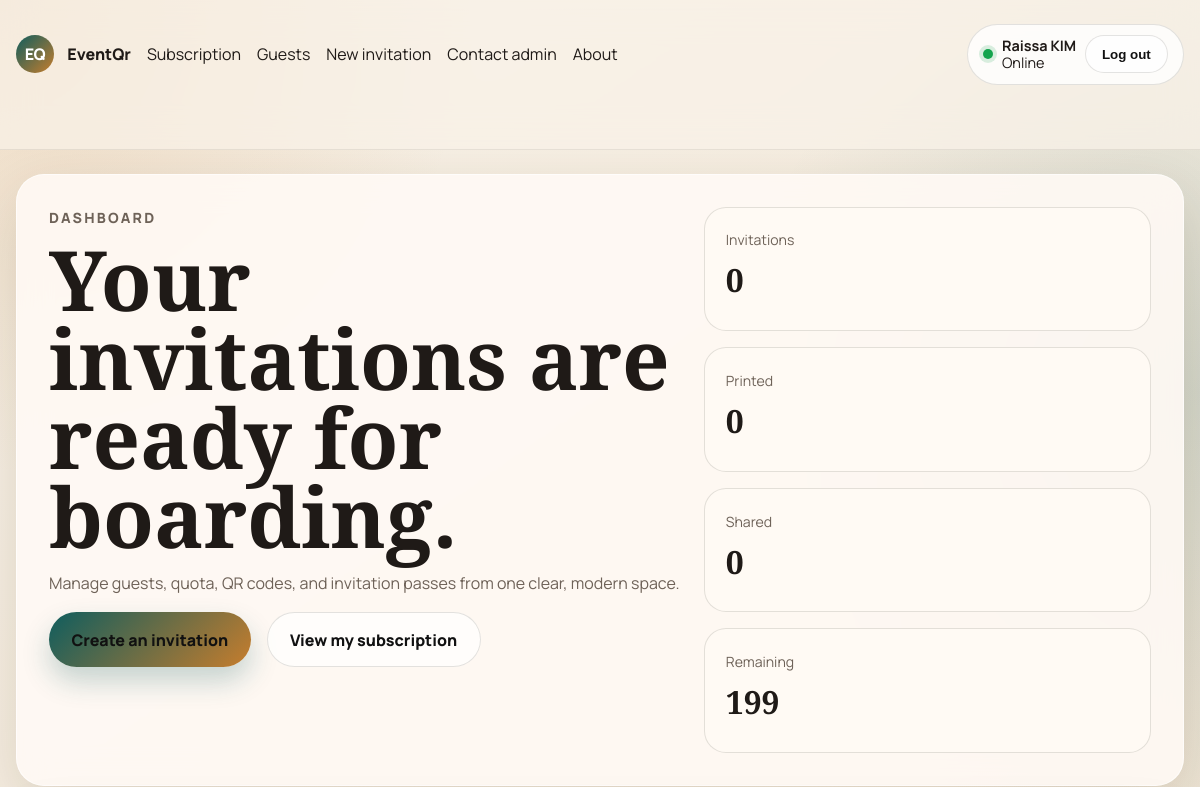
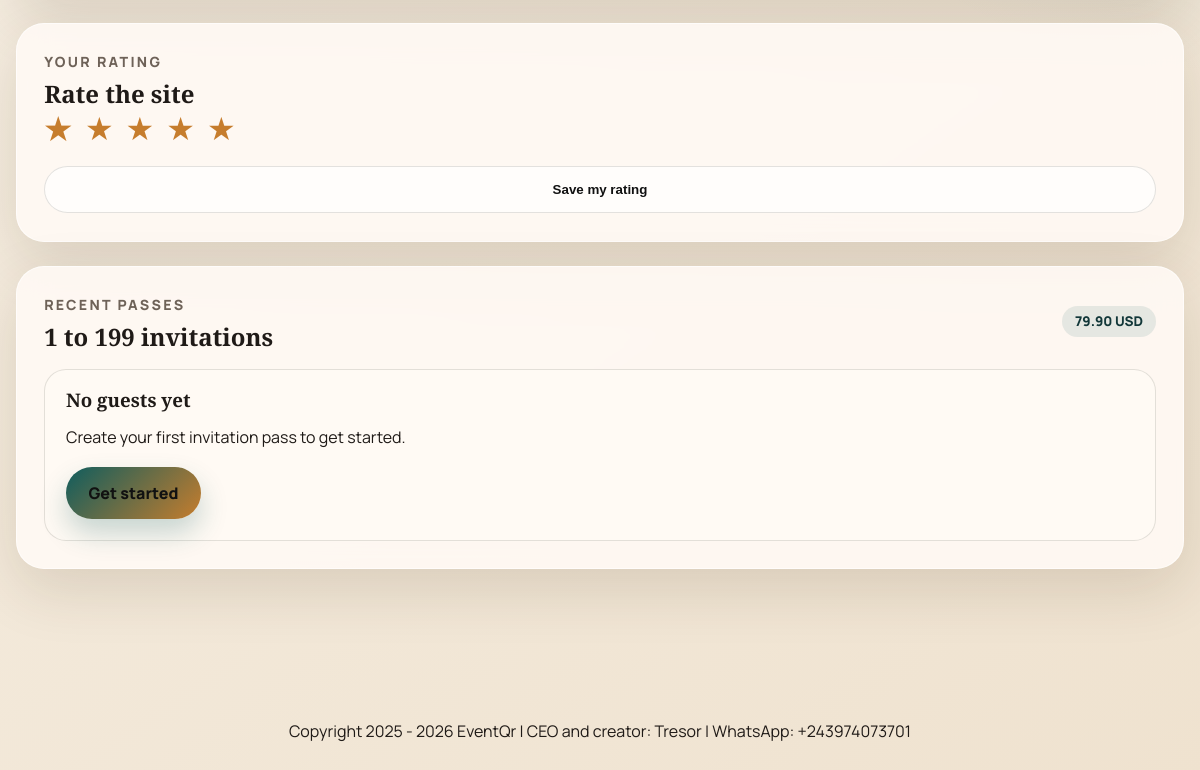
Page / (signed in) on the earlier database version (2 pictures, top to bottom).
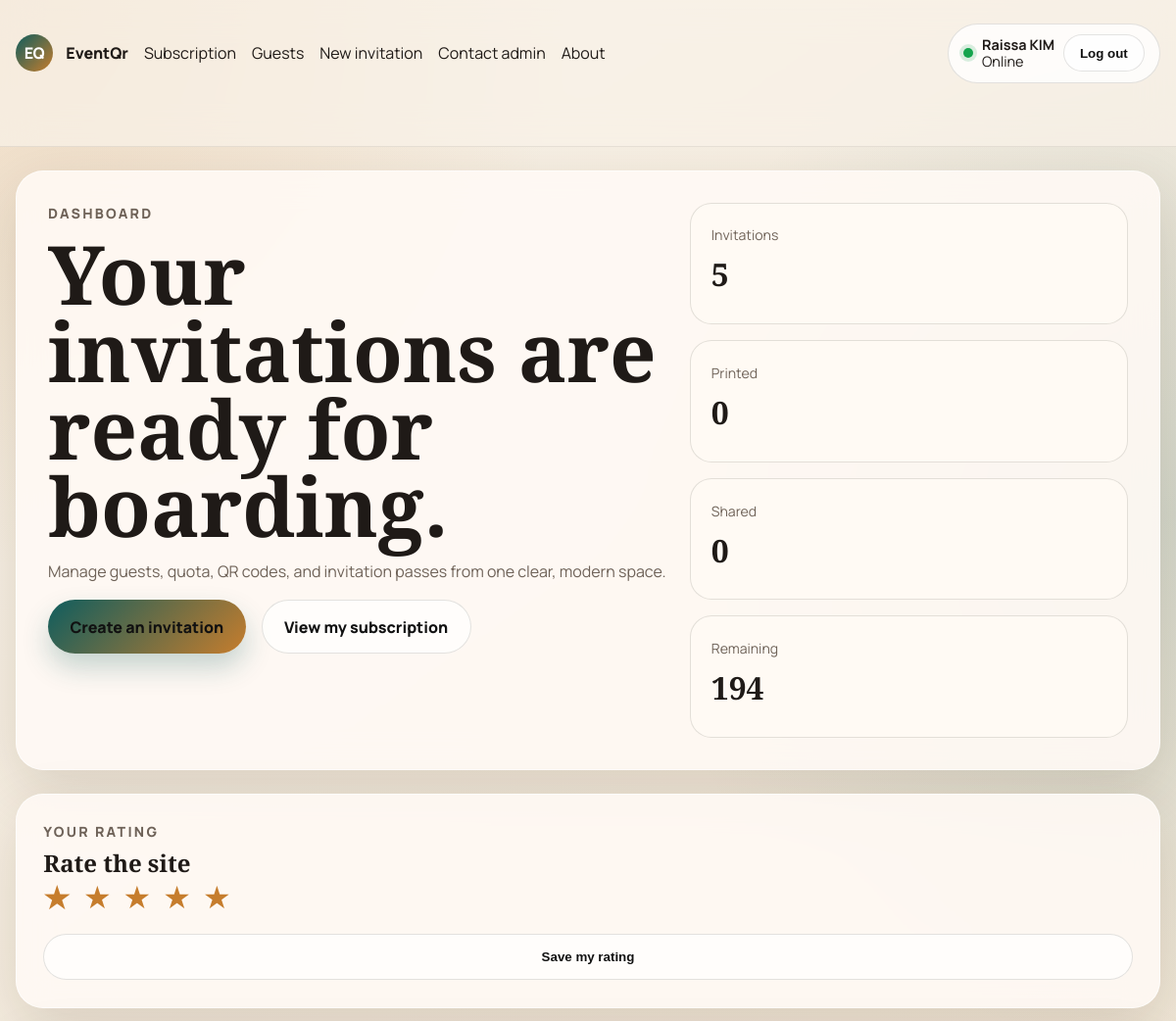
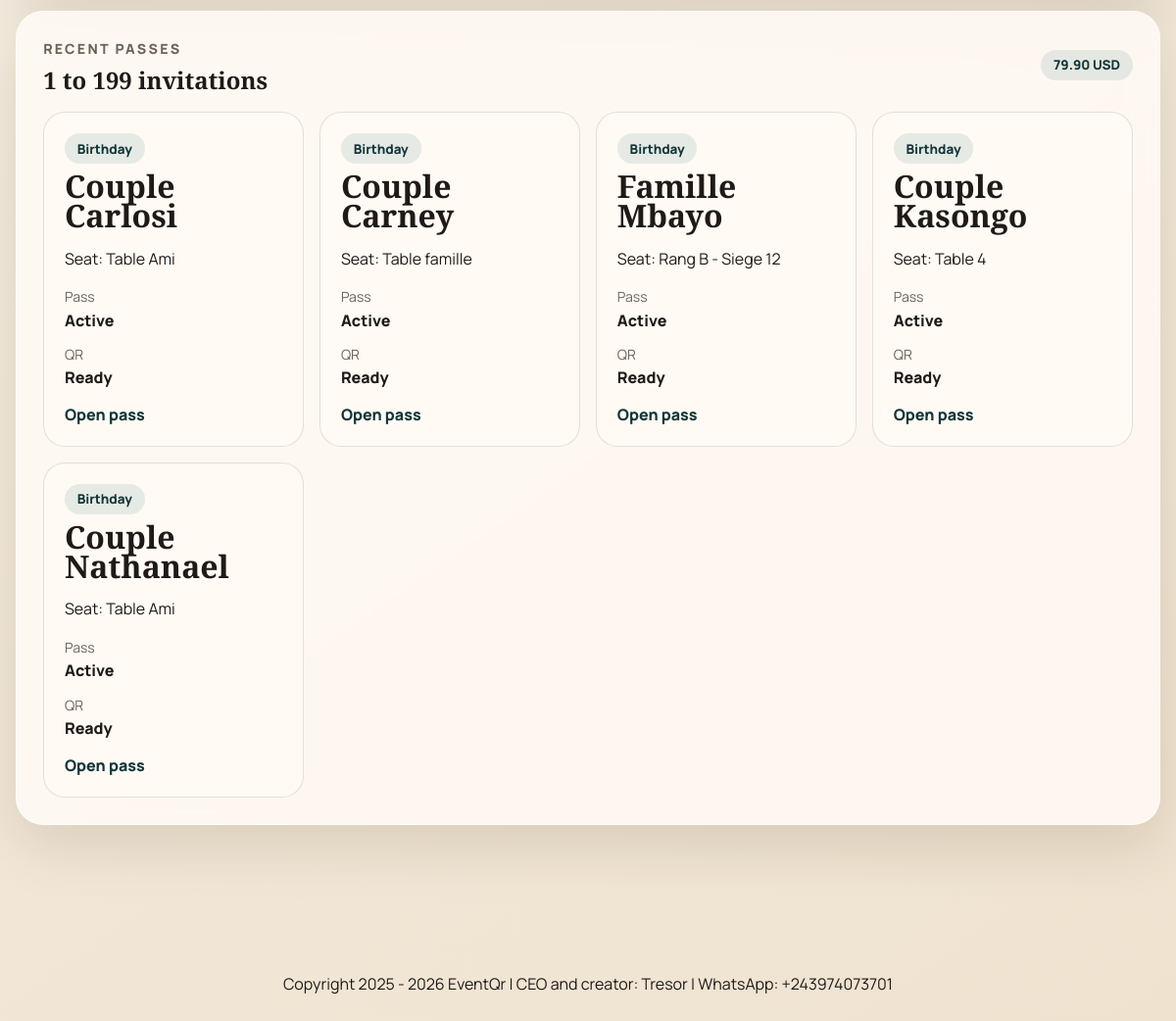
Same page on the later database version (2 pictures, top to bottom).
### invitations/models.py (models this page shows, shortened)
class Subscription(models.Model):
    PLAN_STARTER = "starter"
    PLAN_PRO = "pro"
    PLAN_UNLIMITED = "unlimited"
    STATUS_PENDING = "pending"
    STATUS_ACTIVE = "active"
    STATUS_EXPIRED = "expired"
    STATUS_CANCELLED = "cancelled"
    PROVIDER_AIRTEL = "airtel_money"
    PROVIDER_ORANGE = "orange_money"
    PROVIDER_AFRIMONEY = "afrimoney"
    PROVIDER_MPESA = "mpesa"
    PROVIDER_DEMO_CARD = "demo_card"
    PLAN_CHOICES = [
        (PLAN_STARTER, "1 a 199 invitations"),
        (PLAN_PRO, "200 a 599 invitations"),
        (PLAN_UNLIMITED, "Illimite"),
    ]
    STATUS_CHOICES = [
        (STATUS_PENDING, "En attente"),
        (STATUS_ACTIVE, "Actif"),
        (STATUS_EXPIRED, "Expire"),
        (STATUS_CANCELLED, "Annule"),
    ]
    PROVIDER_CHOICES = [
        (PROVIDER_DEMO_CARD, "Carte demo (Visa)"),
        (PROVIDER_AIRTEL, "Airtel Money"),
        (PROVIDER_ORANGE, "Orange Money"),
        (PROVIDER_AFRIMONEY, "AfriMoney"),
        (PROVIDER_MPESA, "M-Pesa"),
    ]
    organizer = models.ForeignKey(
        OrganizerProfile, on_delete=models.CASCADE, related_name="subscriptions"
    )
    plan_code = models.CharField("Plan", max_length=20, choices=PLAN_CHOICES)
    invitation_limit = models.PositiveIntegerField("Quota", null=True, blank=True)
    price_usd = models.DecimalField("Montant USD", max_digits=8, decimal_places=2)
    provider = models.CharField("Operateur Mobile Money", max_length=20, choices=PROVIDER_CHOICES)
    status = models.CharField(max_length=20, choices=STATUS_CHOICES, default=STATUS_PENDING)
    is_paid = models.BooleanField(default=False)
    paid_at = models.DateTimeField(null=True, blank=True)
    created_at = models.DateTimeField(auto_now_add=True)
    class Meta:
        ordering = ["-created_at"]
    @property
    def remaining_invitations(self):
        if self.invitation_limit is None:
            return None
        used = self.organizer.invitations.count()
        return max(self.invitation_limit - used, 0)
    @property
    def plan_label(self):
        return {
            self.PLAN_STARTER: tr_text("1 a 199 invitations", "1 to 199 invitations"),
            self.PLAN_PRO: tr_text("200 a 599 invitations", "200 to 599 invitations"),
            self.PLAN_UNLIMITED: tr_text("Illimite", "Unlimited"),
        }.get(self.plan_code, self.plan_code)

class Invitation(models.Model):
    organizer = models.ForeignKey(
        OrganizerProfile, on_delete=models.CASCADE, related_name="invitations"
    )
    subscription = models.ForeignKey(
        Subscription, on_delete=models.PROTECT, related_name="invitations"
    )
    guest_name = models.CharField("Nom de l'invite", max_length=140)
    seat_location = models.CharField("Place dans la salle", max_length=140)
    welcome_message = models.TextField("Message de bienvenue", blank=True)
    qr_code = models.ImageField(upload_to="qrcodes/", blank=True)
    slug = models.SlugField(max_length=180, unique=True, blank=True)
    share_token = models.UUIDField(default=uuid.uuid4, unique=True, editable=False)
    printed_at = models.DateTimeField(null=True, blank=True)
    whatsapp_shared_at = models.DateTimeField(null=True, blank=True)
    created_at = models.DateTimeField(auto_now_add=True)
    updated_at = models.DateTimeField(auto_now=True)
    class Meta:
        ordering = ["-created_at"]
    @property
    def event_label(self):
        return self.organizer.get_event_label_for_language()
    @property
    def is_locked(self):
        return bool(self.printed_at or self.whatsapp_shared_at)

class OrganizerProfile(models.Model):
    MARIAGE = "mariage"
    ANNIVERSAIRE = "anniversaire"
    CONCERT = "concert"
    LANG_FR = "fr"
    LANG_EN = "en"
    EVENT_CHOICES = [
        (MARIAGE, "Mariage"),
        (ANNIVERSAIRE, "Anniversaire"),
        (CONCERT, "Concert"),
    ]
    LANGUAGE_CHOICES = [
        (LANG_FR, "Francais"),
        (LANG_EN, "English"),
    ]
    user = models.OneToOneField(User, on_delete=models.CASCADE, related_name="organizer_profile")
    ceremony_type = models.CharField("Type de ceremonie", max_length=20, choices=EVENT_CHOICES)
    planned_invitations = models.PositiveIntegerField("Nombre d'invitations prevu", default=1)
    phone_number = models.CharField("Numero Mobile Money", max_length=30, blank=True)
    preferred_language = models.CharField(max_length=5, choices=LANGUAGE_CHOICES, default=LANG_FR)
    default_welcome_message = models.TextField(blank=True)
    support_thread_subject = models.CharField(max_length=150, blank=True)
    support_user_can_send = models.BooleanField(default=True)
    last_seen_at = models.DateTimeField(null=True, blank=True)
    created_at = models.DateTimeField(auto_now_add=True)
    def get_event_label_for_language(self, language=None):
        language = (language or self.preferred_language or "fr")[:2]
        labels = {
            self.MARIAGE: {"fr": "Mariage", "en": "Wedding"},
            self.ANNIVERSAIRE: {"fr": "Anniversaire", "en": "Birthday"},
            self.CONCERT: {"fr": "Concert", "en": "Concert"},
        }
        event_labels = labels.get(self.ceremony_type, {})
        return event_labels.get(language) or event_labels.get("fr") or self.ceremony_type
    @property
    def active_subscription(self):
        return self.subscriptions.filter(status=Subscription.STATUS_ACTIVE).order_by("-created_at").first()

### invitations/views.py (the view, shortened to what this page needs)
# urls.py: path("", HomeView.as_view(), name="home"),
class HomeView(TemplateView):
    template_name = "invitations/home.html"
    def get_context_data(self, **kwargs):
        context = super().get_context_data(**kwargs)
        if self.request.user.is_authenticated and hasattr(self.request.user, "organizer_profile"):
            profile = self.request.user.organizer_profile
            invitations = Invitation.objects.filter(organizer=profile)
            subscription = profile.active_subscription
            user_rating = getattr(profile, "site_rating", None)
            context.update(
                {
                    "profile": profile,
                    "subscription": subscription,
                    "invitations": invitations[:12],
                    "user_rating": user_rating.stars if user_rating else 0,
                    "rating_form": SiteRatingForm(initial={"stars": user_rating.stars if user_rating else 5}),
                    "stats": {
                        "total": invitations.count(),
                        "printed": invitations.exclude(printed_at__isnull=True).count(),
                        "shared": invitations.exclude(whatsapp_shared_at__isnull=True).count(),
                        "remaining": subscription.remaining_invitations if subscription else 0,
                    },
                }
            )
        return context

### invitations/localization.py (called while the page is built)
def current_language():
    return (translation.get_language() or "fr")[:2]

def is_english():
    return current_language() == "en"

def tr_text(fr_text, en_text):
    return en_text if is_english() else fr_text

### invitations/templatetags/bilingual.py (called while the page is built)
@register.simple_tag(takes_context=True)
def tr(context, fr_text, en_text):
    request = context.get("request")
    language = ""
    if request is not None:
        language = getattr(request, "LANGUAGE_CODE", "")
    language = (language or translation.get_language() or "fr")[:2]
    return en_text if language == "en" else fr_text

### templates/invitations/home.html (shortened to what this page needs)
{% extends "base.html" %}
{% load bilingual %}
{% block content %}
<main class="dashboard">
    {% if user.is_authenticated and profile %}
    <section class="hero-card">
        <div class="hero-copy">
            <p class="eyebrow">{% tr "Tableau de bord" "Dashboard" %}</p>
            <h1>{% tr "Vos invitations sont pretes a embarquer." "Your invitations are ready for boarding." %}</h1>
            <p class="hero-text">
                {% tr "Gerez vos invites, votre quota, vos QR codes et vos billets d invitation depuis un seul espace clair et moderne." "Manage guests, quota, QR codes, and invitation passes from one clear, modern space." %}
            </p>
            <div class="action-row">
                <a class="button button-primary" href="{% url 'invitations:create' %}">{% tr "Creer une invitation" "Create an invitation" %}</a>
                <a class="button button-secondary" href="{% url 'invitations:subscription' %}">{% tr "Voir mon abonnement" "View my subscription" %}</a>
            </div>
        </div>
        <div class="hero-stats">
            <article class="stat-card"><span>{% tr "Invitations" "Invitations" %}</span><strong>{{ stats.total }}</strong></article>
            <article class="stat-card"><span>{% tr "Imprimees" "Printed" %}</span><strong>{{ stats.printed }}</strong></article>
            <article class="stat-card"><span>{% tr "Partagees" "Shared" %}</span><strong>{{ stats.shared }}</strong></article>
            <article class="stat-card"><span>{% tr "Restantes" "Remaining" %}</span><strong>{% if stats.remaining == None %}{% tr "Illimite" "Unlimited" %}{% else %}{{ stats.remaining }}{% endif %}</strong></article>
        </div>
    </section>
    <section class="listing-section">
        <div class="section-head">
            <div>
                <p class="eyebrow">{% tr "Votre avis" "Your rating" %}</p>
                <h2>{% tr "Notez le site" "Rate the site" %}</h2>
            </div>
        </div>
        <form method="post" action="{% url 'invitations:submit-rating' %}" class="star-rating-form">
            <div class="star-rating-inputs">
                {% for choice in rating_form.stars %}
                <label class="star-option">
                    <span class="star-visual">&#9733;</span>
                </label>
                {% endfor %}
            </div>
            <button class="button button-secondary" type="submit">{% tr "Enregistrer ma note" "Save my rating" %}</button>
        </form>
    </section>
    <section class="listing-section">
        <div class="section-head">
            <div>
                <p class="eyebrow">{% tr "Billets recents" "Recent passes" %}</p>
                <h2>{{ subscription.plan_label }}</h2>
            </div>
            <span class="badge">{{ subscription.price_usd }} USD</span>
        </div>
        <div class="card-grid">
            {% for invitation in invitations %}
            <article class="invite-card">
                <span class="badge">{{ invitation.event_label }}</span>
                <h3>{{ invitation.guest_name }}</h3>
                <p>{% tr "Place" "Seat" %}: {{ invitation.seat_location }}</p>
                <dl>
                    <div><dt>{% tr "Billet" "Pass" %}</dt><dd>{% if invitation.is_locked %}{% tr "Fige" "Locked" %}{% else %}{% tr "Actif" "Active" %}{% endif %}</dd></div>
                    <div><dt>QR</dt><dd>{% if invitation.qr_code %}{% tr "Pret" "Ready" %}{% else %}{% tr "A regenerer" "To regenerate" %}{% endif %}</dd></div>
                </dl>
                <a class="text-link" href="{% url 'invitations:detail' invitation.slug %}">{% tr "Ouvrir le billet" "Open pass" %}</a>
            </article>
            {% empty %}
            <article class="empty-card">
                <h3>{% tr "Aucun invite pour le moment" "No guests yet" %}</h3>
                <p>{% tr "Creez votre premier billet d invitation pour commencer." "Create your first invitation pass to get started." %}</p>
                <a class="button button-primary" href="{% url 'invitations:create' %}">{% tr "Commencer" "Get started" %}</a>
            </article>
            {% endfor %}
        </div>
    </section>
    {% endif %}
</main>
{% endblock %}

### templates/base.html (shortened to what this page needs)
{% load static bilingual %}
<!DOCTYPE html>
<html lang="{{ LANGUAGE_CODE|default:'fr' }}">
<head>
    <link rel="stylesheet" href="{% static 'css/styles.css' %}">
</head>
<body>
<header class="site-header no-print">
    <div class="page-shell nav-row">
        <a class="brand" href="{% url 'invitations:home' %}">
            <span class="brand-mark">EQ</span>
            <span>EventQr</span>
        </a>
        <nav class="nav-links">
            {% if user.is_authenticated %}
            {% if user.is_staff %}
            <a id="nav-message-link" href="{% url 'invitations:staff-report' %}#messages">
                {% tr "Message" "Messages" %}
                <span id="nav-unread-badge" class="nav-badge is-hidden">0</span>
            </a>
            <a href="{% url 'invitations:staff-report' %}">{% tr "Rapport" "Report" %}</a>
            <a href="/admin/">{% tr "Admin" "Admin" %}</a>
            {% else %}
            <a href="{% url 'invitations:subscription' %}">{% tr "Abonnement" "Subscription" %}</a>
            <a href="{% url 'invitations:list' %}">{% tr "Invites" "Guests" %}</a>
            <a href="{% url 'invitations:create' %}">{% tr "Nouvelle invitation" "New invitation" %}</a>
            <a id="nav-message-link" href="{% url 'invitations:contact-admin' %}">
                {% tr "Contacter l'admin" "Contact admin" %}
            </a>
            <a href="{% url 'invitations:about' %}">{% tr "A propos" "About" %}</a>
            {% endif %}
            <span class="session-pill">
                <span class="session-dot"></span>
                <span class="session-copy">
                    <strong>{{ user.get_full_name|default:user.username }}</strong>
                    <span>{% tr "Connecte" "Online" %}</span>
                </span>
                <form method="post" action="{% url 'logout' %}">
                    <button class="button button-secondary button-small session-logout" type="submit">{% tr "Deconnexion" "Log out" %}</button>
                </form>
            </span>
            {% else %}
            <a href="{% url 'invitations:signup' %}">{% tr "Inscription" "Sign up" %}</a>
            <a href="{% url 'login' %}">{% tr "Connexion" "Log in" %}</a>
            <a href="{% url 'invitations:about' %}">{% tr "A propos" "About" %}</a>
            {% endif %}
        </nav>
    </div>
</header>
<div class="page-shell">
    {% block content %}{% endblock %}
</div>
<footer class="site-footer">
    <p>
        {% tr "Copyright" "Copyright" %} 2025 - {% now "Y" %}
        <a href="https://carte-invitation-qrcode.onrender.com">EventQr</a>
        | {% tr "CEO et createur" "CEO and creator" %}: Tresor | WhatsApp:
        <a href="https://wa.me/243974073701">+243974073701</a>
    </p>
</footer>
</body>
</html>

Differences in the rows shown:
added Invitation: event_label "Birthday", guest_name "Couple Carlosi", tr "Seat", seat_location "Table Ami", tr "Pass", tr "Active", tr "Ready", tr "Open pass"
added Invitation: event_label "Birthday", guest_name "Couple Carney", tr "Seat", seat_location "Table famille", tr "Pass", tr "Active", tr "Ready", tr "Open pass"
added Invitation: event_label "Birthday", guest_name "Famille Mbayo", tr "Seat", seat_location "Rang B - Siege 12", tr "Pass", tr "Active", tr "Ready", tr "Open pass"
added Invitation: event_label "Birthday", guest_name "Couple Kasongo", tr "Seat", seat_location "Table 4", tr "Pass", tr "Active", tr "Ready", tr "Open pass"
added Invitation: event_label "Birthday", guest_name "Couple Nathanael", tr "Seat", seat_location "Table Ami", tr "Pass", tr "Active", tr "Ready", tr "Open pass"
Other differences:
{{ stats.total }}: "0" → "5"
{{ stats.remaining }}: "199" → "194"
text no longer shown: "No guests yet Create your first invitation pass to get started. Get started"
